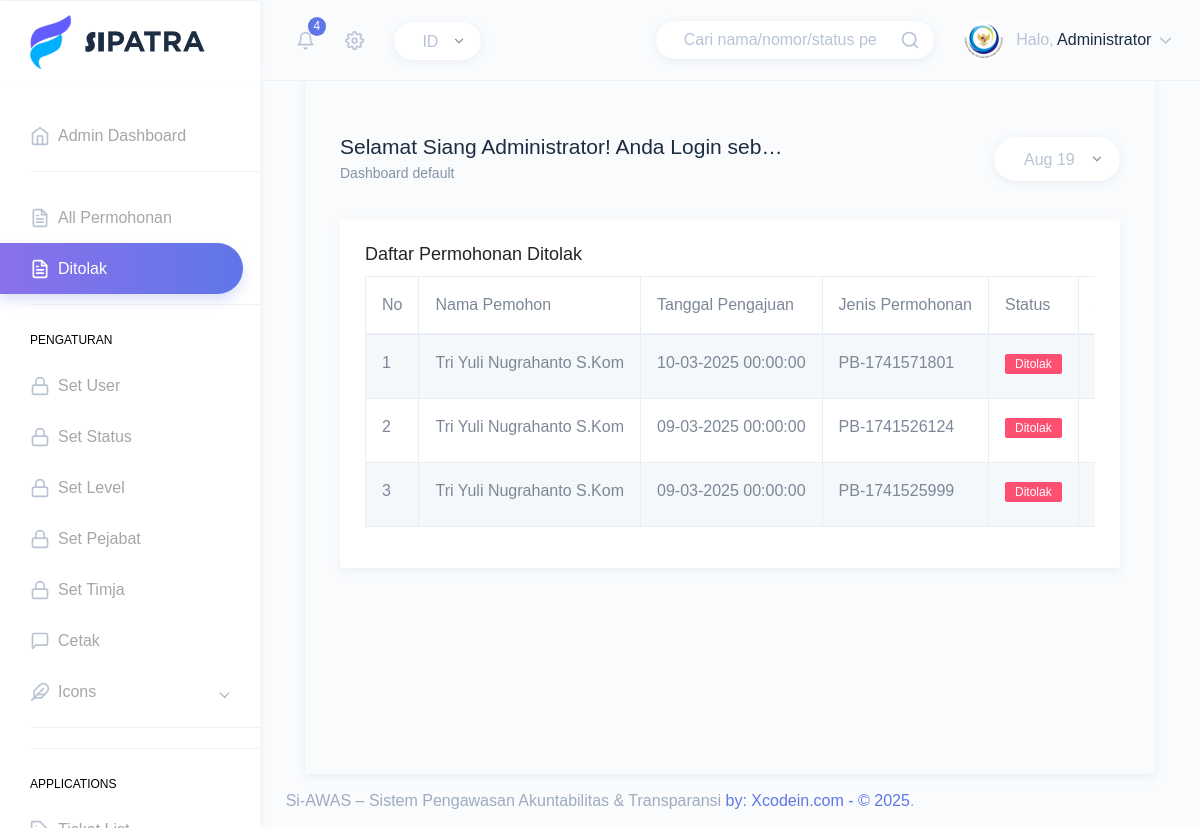
Screenshot of /index.php?page=permohonan_ditolak (signed in) with the database file from the repository.
### tables this page shows
CREATE TABLE IF NOT EXISTS `permohonan` (
  `id` int NOT NULL AUTO_INCREMENT,
  `user_id` int NOT NULL,
  `mata_anggaran` varchar(50) NOT NULL,
  `detail_kegiatan` text NOT NULL,
  `nomor_permohonan` varchar(50) NOT NULL,
  `tanggal_permohonan` datetime NOT NULL,
  `grand_total_harga` decimal(15,2) DEFAULT NULL,
  `keterangan` text,
  `status` enum('Menunggu Persetujuan SPM','Menunggu Persetujuan Plt.Kasubbag Umum / PPK','Menunggu Persetujuan KPA','Ditolak') NOT NULL DEFAULT 'Menunggu Persetujuan SPM',
  `status2` int NOT NULL DEFAULT '1',
  `qr_code_pemohon` varchar(255) DEFAULT NULL,
  `qr_code_pejabat1` varchar(255) DEFAULT NULL,
  `waktu_ttd_katimja` datetime DEFAULT NULL,
  `keterangan_SPM` text,
  `qr_code_ppk` varchar(255) DEFAULT NULL,
  `keterangan_PPK` text,
  `qr_code_kpa` varchar(255) DEFAULT NULL,
  `keterangan_KPA` text,
  `created_at` timestamp NULL DEFAULT CURRENT_TIMESTAMP,
  `updated_at` timestamp NULL DEFAULT CURRENT_TIMESTAMP ON UPDATE CURRENT_TIMESTAMP,
  `waktu_ttd_ppk` datetime DEFAULT NULL,
  `waktu_ttd_kpa` datetime DEFAULT NULL,
  `bukti_nota_pdf` varchar(255) DEFAULT NULL,
  `foto_geotagging` varchar(255) DEFAULT NULL,
  `dokumen_pendukung` varchar(255) DEFAULT NULL,
  `keterangan_bukti` text,
  PRIMARY KEY (`id`),
  UNIQUE KEY `nomor_permohonan` (`nomor_permohonan`),
  UNIQUE KEY `nomor_permohonan_2` (`nomor_permohonan`),
  KEY `fk_permohonan_user` (`user_id`),
  KEY `fk_status_permohonan` (`status2`)
);

CREATE TABLE IF NOT EXISTS `users` (
  `id` int NOT NULL AUTO_INCREMENT,
  `atasan_id` int DEFAULT NULL,
  `name` varchar(100) NOT NULL,
  `nip_nik` varchar(50) NOT NULL,
  `jabatan` varchar(100) NOT NULL,
  `email` varchar(100) NOT NULL,
  `password` varchar(255) NOT NULL,
  `level_user` int NOT NULL DEFAULT '1',
  `role` enum('pemohon','pejabat_spm','pejabat_ppk','pejabat_kpa','pengawas','operator','admin') NOT NULL DEFAULT 'pemohon',
  `created_at` timestamp NULL DEFAULT CURRENT_TIMESTAMP,
  `id_tim_kerja` int DEFAULT NULL,
  PRIMARY KEY (`id`),
  UNIQUE KEY `nip_nik` (`nip_nik`),
  UNIQUE KEY `email` (`email`),
  KEY `fk_level_user` (`level_user`),
  KEY `fk_users_timkerja` (`id_tim_kerja`)
);

### pages/administrator/permohonan_ditolak.php (the view, shortened to what this page needs)
<div class="page-wrapper">
    <div class="page-breadcrumb">
        <div class="row">
            <div class="col-7 align-self-center">
                <h3 class="page-title text-truncate text-dark font-weight-medium mb-1">
                    <?php
                                $time = date('H');
                                if ($time >= 5 && $time <= 11) {
                                    echo "Selamat Pagi";
                                } elseif ($time >= 12 && $time <= 15) {
                                    echo "Selamat Siang";
                                } elseif ($time >= 16 && $time <= 18) {
                                    echo "Selamat Sore";
                                } else {
                                    echo "Selamat Malam";
                                }
                                echo " " . $_SESSION['name'] . "! Anda Login sebagai " . $_SESSION['role'];
                                ?>
                </h3>
                <div class="d-flex align-items-center">
                    <nav aria-label="breadcrumb">
                        <ol class="breadcrumb m-0 p-0">
                            <li class="breadcrumb-item"><a href="index.html">Dashboard default</a></li>
                        </ol>
                    </nav>
                </div>
            </div>
            <div class="col-5 align-self-center">
                <div class="customize-input float-right">
                    <select
                        class="custom-select custom-select-set form-control bg-white border-0 custom-shadow custom-radius">
                        <option selected>Aug 19</option>
                    </select>
                </div>
            </div>
        </div>
    </div>
    <div class="container-fluid">
        <div class="row">
            <div class="col-12">
                <div class="card">
                    <div class="card-body">
                        <h4 class="card-title">Daftar Permohonan Ditolak</h4>
                        <div class="table-responsive">
                            <table id="zero_config" class="table table-striped table-bordered no-wrap">
                                <thead>
                                    <tr>
                                        <th>No</th>
                                        <th>Nama Pemohon</th>
                                        <th>Tanggal Pengajuan</th>
                                        <th>Jenis Permohonan</th>
                                        <th>Status</th>
                                        <th>Aksi</th>
                                    </tr>
                                </thead>
                                <tbody>
                                    <?php
            $no = 1;
            $query = mysqli_query($conn, "SELECT p.id, p.nomor_permohonan, p.tanggal_permohonan, p.status2, u.name AS nama_pemohon
                FROM permohonan p
                JOIN users u ON p.user_id = u.id
                WHERE p.status2 = '4'
                ORDER BY p.created_at DESC");
            while ($row = mysqli_fetch_array($query)) {
            ?>
                                    <tr>
                                        <td><?php echo $no++; ?></td>
                                        <td><?php echo htmlspecialchars($row['nama_pemohon']); ?></td>
                                        <td><?php echo date('d-m-Y H:i:s', strtotime($row['tanggal_permohonan'])); ?>
                                        </td>
                                        <td><?php echo htmlspecialchars($row['nomor_permohonan']); ?></td>
                                        <td>
                                            <span class="badge badge-danger">Ditolak</span>
                                        </td>
                                        <td>
                                        </td>
                                    </tr>
                                    <?php } ?>
                                </tbody>
                            </table>
                        </div>
                    </div>
                </div>
            </div>
        </div>
    </div>
</div>

### rows the page displays
permohonan: user.name "Tri Yuli Nugrahanto S.Kom", tanggal_permohonan "10-03-2025 00:00:00", nomor_permohonan "PB-1741571801"
permohonan: user.name "Tri Yuli Nugrahanto S.Kom", tanggal_permohonan "09-03-2025 00:00:00", nomor_permohonan "PB-1741526124"
permohonan: user.name "Tri Yuli Nugrahanto S.Kom", tanggal_permohonan "09-03-2025 00:00:00", nomor_permohonan "PB-1741525999"

### other values shown
getNotificationCount($conn) "4"
$_SESSION['name'] "Administrator"
